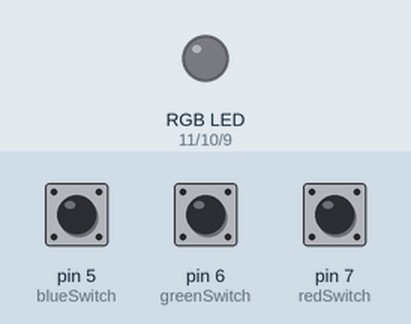
Simulated run of this sketch. Board: Arduino Uno, built with avr-gcc and run on an emulated ATmega328P. Parts: an RGB LED mixed from three pins (HIGH = lit). Inputs (shaded band) come from the test bench; at power-on: pin 5 (blueSwitch) HIGH, pin 7 (redSwitch) HIGH, pin 6 (greenSwitch) HIGH. Dim RGB values are drawn brighter than linear.

Above: at 1.2 s.
1.3 s: pin 5 (blueSwitch) pulled LOW for 0.15 s
At 2.2 s:
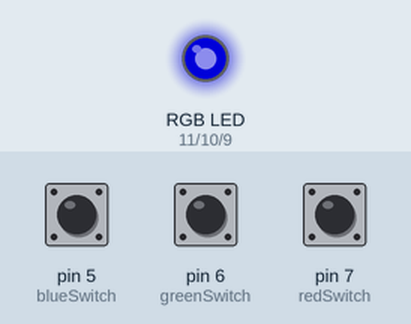
3.0 s: pin 7 (redSwitch) pulled LOW for 1 s
At 4.3 s:
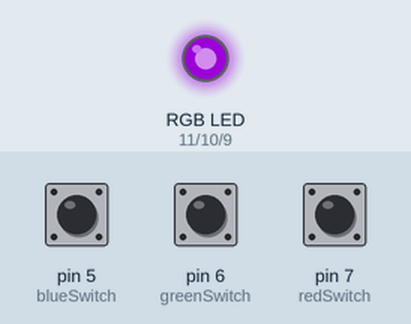
5.5 s: pin 6 (greenSwitch) pulled LOW for 1 s
8.5 s: pin 7 (redSwitch) pulled LOW for 0.15 s
At 9.0 s:
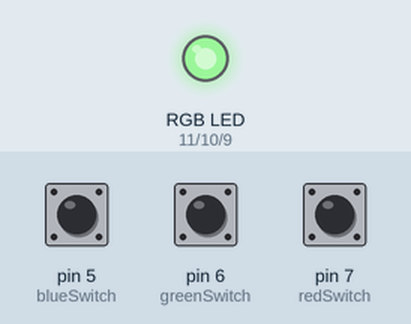
10.2 s: pin 6 (greenSwitch) pulled LOW for 0.15 s
At 11.4 s:
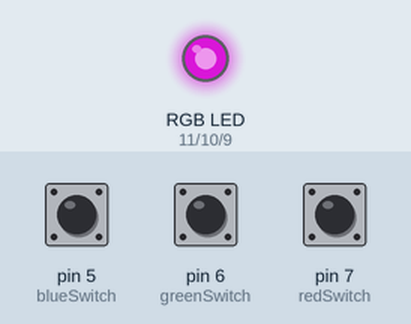
13.2 s: pin 5 (blueSwitch) pulled LOW for 1 s
Timing chart, 0 to 16.2 s (numbered marks = the images above; inputs shaded):
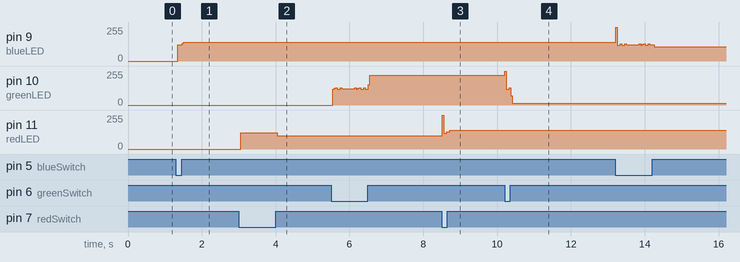

Measured:
- after the input at 1.3 s, pin 9 (blueLED): 0/255 → 121/255 after 0.05 s, → 140/255 0.12 s later
- after the input at 3.0 s, pin 11 (redLED): 0/255 → 122/255 after 0.05 s, → 101/255 1.0 s later
- after the input at 8.5 s, pin 11 (redLED): 101/255 → 118/255 at once, → 129/255 0.12 s later, → 141/255 0.08 s later
- after the input at 10.2 s, pin 10 (greenLED): 224/255 → 118/255 at once, → 14/255 0.12 s later

The sketch:

A15_E5.ino
```cpp
int redLED = 11;
int greenLED = 10;
int blueLED = 9;

int redSwitch = 7;
int greenSwitch = 6;
int blueSwitch = 5;

int red = 0;
int blue = 0;
int green = 0;

void setup()
{
  pinMode(redLED, OUTPUT);
  pinMode(greenLED, OUTPUT);
  pinMode(blueLED, OUTPUT);

  pinMode(redSwitch, INPUT_PULLUP);
  pinMode(greenSwitch, INPUT_PULLUP);
  pinMode(blueSwitch, INPUT_PULLUP);
}

void loop()
{
  if(digitalRead(redSwitch)==LOW)
  {
    red++;
    if(red > 255)
    {
      red = 0;
    }
  }
  if(digitalRead(greenSwitch)==LOW)
  {
    green++;
    if(green > 255)
    {
      green = 0;
    }
  }
  if(digitalRead(blueSwitch)==LOW)
  {
    blue++;
    if(blue > 255)
    {
      blue = 0;
    }
  }
  analogWrite(redLED, red);
  analogWrite(greenLED, green);
  analogWrite(blueLED, blue);
  //delay(10);
}
```
